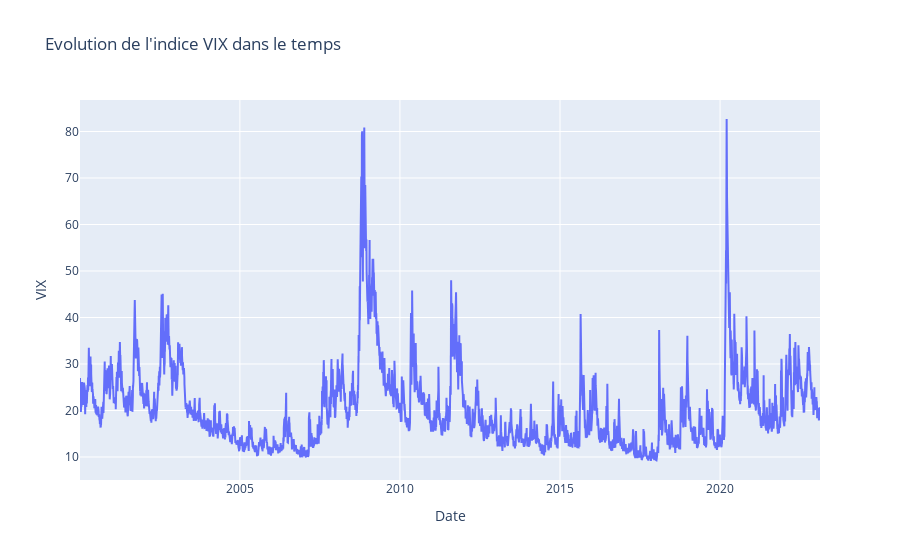
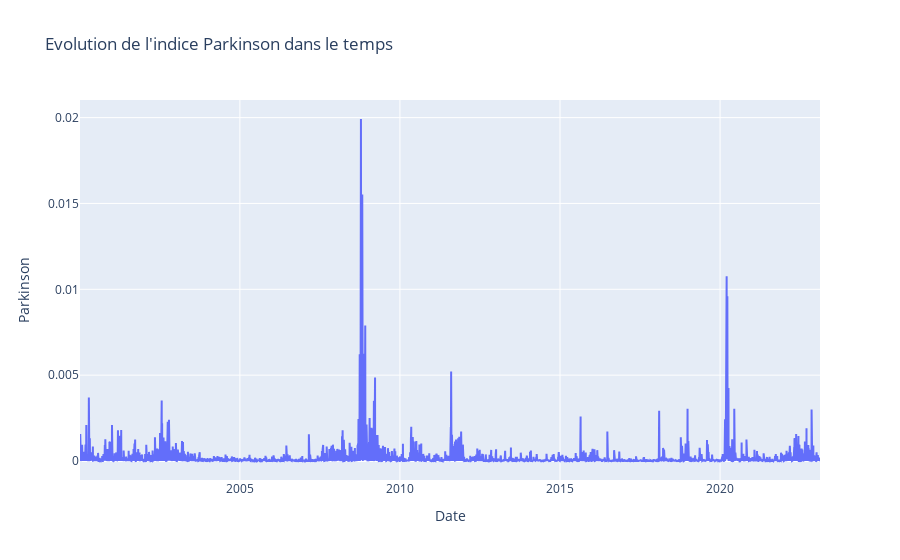
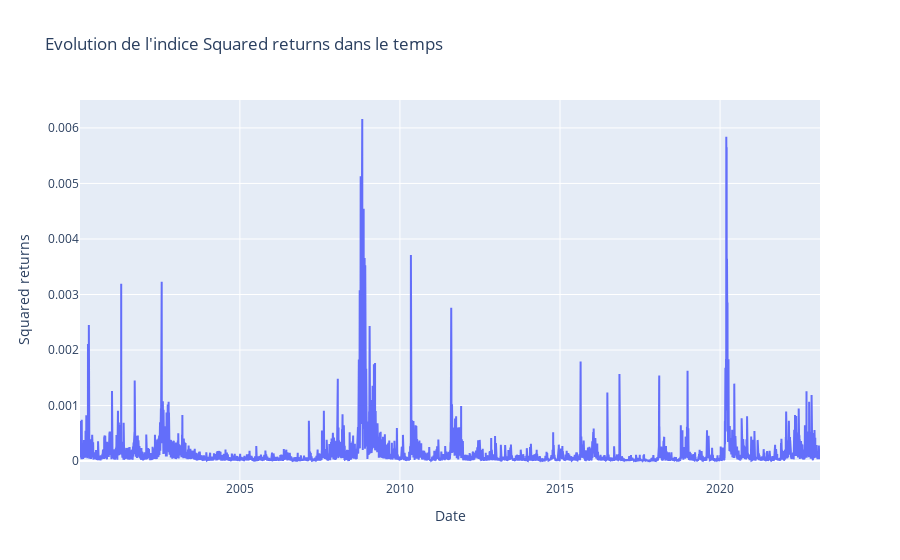

The cell these charts' notebook holds for them, in order:
### Markdown cell above
<div align="left"><span style="font-family:Lucida Caligraphy;font-size:20px">L'indicateur Squared Returns est la mesure de la volatilité historique d'un actif financier. Plus précisément, il mesure la variance des rendements (c'est-à-dire des variations de prix) d'un actif sur une période de temps donnée.

Cet indicateur est calculé en prenant les rendements de l'actif pour chaque période de temps (par exemple, chaque jour de négociation) et en les carrant. Ensuite, la moyenne de ces carrés de rendements est calculée, ce qui donne la variance des rendements. L'indicateur Squared Returns est exprimé en pourcentage.

<div align="left"><span style="font-family:Lucida Caligraphy;font-size:20px">Comme l'indicateur Parkinson, l'indicateur Squared Returns est utilisé pour mesurer la volatilité d'un actif sur différentes périodes de temps, de la plus courte à la plus longue. Cependant, il est  utilisé pour mesurer la volatilité à moyen et long terme, sur des périodes allant de quelques mois à plusieurs années.

### Code cell
def graph(df):
    for col in df.columns[0:3]:
        fig = go.Figure()
        fig.add_trace(go.Scatter(x=df.index, y=df[col], name=col))
        fig.update_layout(
            title=f"Evolution de l'indice {col} dans le temps",
            xaxis_title='Date',
            yaxis_title=col
        )
        fig.show()

graph(df)

### Figure 1 — Plotly figure (JSON) as saved in the notebook; plotly's stock layout.template omitted (floating-point values rounded to 4 significant figures; data arrays with more than 128 entries replaced by an {"elided": "..."} marker saying what was removed)
{"data": [{"name": "VIX", "type": "scatter", "x": {"elided": "5822 str values"}, "y": {"elided": "5822 float values"}}], "layout": {"title": {"text": "Evolution de l'indice VIX dans le temps"}, "xaxis": {"title": {"text": "Date"}}, "yaxis": {"title": {"text": "VIX"}}}}

### Figure 2 — Plotly figure (JSON) as saved in the notebook; plotly's stock layout.template omitted (floating-point values rounded to 4 significant figures; data arrays with more than 128 entries replaced by an {"elided": "..."} marker saying what was removed)
{"data": [{"name": "Parkinson", "type": "scatter", "x": {"elided": "5822 str values"}, "y": {"elided": "5822 float values"}}], "layout": {"title": {"text": "Evolution de l'indice Parkinson dans le temps"}, "xaxis": {"title": {"text": "Date"}}, "yaxis": {"title": {"text": "Parkinson"}}}}

### Figure 3 — Plotly figure (JSON) as saved in the notebook; plotly's stock layout.template omitted (floating-point values rounded to 4 significant figures; data arrays with more than 128 entries replaced by an {"elided": "..."} marker saying what was removed)
{"data": [{"name": "Squared returns", "type": "scatter", "x": {"elided": "5822 str values"}, "y": {"elided": "5822 float values"}}], "layout": {"title": {"text": "Evolution de l'indice Squared returns dans le temps"}, "xaxis": {"title": {"text": "Date"}}, "yaxis": {"title": {"text": "Squared returns"}}}}
